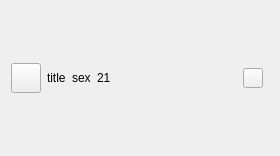
<?xml version="1.0" encoding="UTF-8"?>
<ui version="4.0">
 <class>TNSearchDataItemWidget</class>
 <widget class="QWidget" name="TNSearchDataItemWidget">
  <property name="geometry">
   <rect>
    <x>0</x>
    <y>0</y>
    <width>280</width>
    <height>156</height>
   </rect>
  </property>
  <property name="windowTitle">
   <string>TNSearchDataItemWidget</string>
  </property>
  <layout class="QHBoxLayout" name="horizontalLayout_3">
   <item>
    <layout class="QHBoxLayout" name="horizontalLayout_2">
     <item>
      <layout class="QVBoxLayout" name="verticalLayout_2">
       <item>
        <spacer name="verticalSpacer_3">
         <property name="orientation">
          <enum>Qt::Vertical</enum>
         </property>
         <property name="sizeHint" stdset="0">
          <size>
           <width>20</width>
           <height>40</height>
          </size>
         </property>
        </spacer>
       </item>
       <item>
        <widget class="TNAvatorButton" name="btnItemPhotoIcon">
         <property name="minimumSize">
          <size>
           <width>30</width>
           <height>30</height>
          </size>
         </property>
         <property name="maximumSize">
          <size>
           <width>30</width>
           <height>30</height>
          </size>
         </property>
         <property name="styleSheet">
          <string notr="true"/>
         </property>
         <property name="text">
          <string/>
         </property>
         <property name="iconSize">
          <size>
           <width>40</width>
           <height>40</height>
          </size>
         </property>
         <property name="flat">
          <bool>false</bool>
         </property>
        </widget>
       </item>
       <item>
        <spacer name="verticalSpacer_4">
         <property name="orientation">
          <enum>Qt::Vertical</enum>
         </property>
         <property name="sizeHint" stdset="0">
          <size>
           <width>20</width>
           <height>40</height>
          </size>
         </property>
        </spacer>
       </item>
      </layout>
     </item>
     <item>
      <layout class="QVBoxLayout" name="verticalLayout">
       <item>
        <spacer name="verticalSpacer">
         <property name="orientation">
          <enum>Qt::Vertical</enum>
         </property>
         <property name="sizeHint" stdset="0">
          <size>
           <width>20</width>
           <height>40</height>
          </size>
         </property>
        </spacer>
       </item>
       <item>
        <layout class="QHBoxLayout" name="horizontalLayout">
         <property name="rightMargin">
          <number>6</number>
         </property>
         <item>
          <widget class="TNElidedLabelV2" name="labelItemTitle">
           <property name="text">
            <string>title</string>
           </property>
          </widget>
         </item>
         <item>
          <widget class="QLabel" name="sexLabel">
           <property name="minimumSize">
            <size>
             <width>0</width>
             <height>0</height>
            </size>
           </property>
           <property name="text">
            <string>sex</string>
           </property>
          </widget>
         </item>
         <item>
          <widget class="QLabel" name="ageLabel">
           <property name="minimumSize">
            <size>
             <width>0</width>
             <height>0</height>
            </size>
           </property>
           <property name="text">
            <string>21</string>
           </property>
          </widget>
         </item>
         <item>
          <spacer name="horizontalSpacer">
           <property name="orientation">
            <enum>Qt::Horizontal</enum>
           </property>
           <property name="sizeHint" stdset="0">
            <size>
             <width>40</width>
             <height>20</height>
            </size>
           </property>
          </spacer>
         </item>
         <item>
          <widget class="QLabel" name="exchangeArrow">
           <property name="minimumSize">
            <size>
             <width>14</width>
             <height>14</height>
            </size>
           </property>
           <property name="maximumSize">
            <size>
             <width>14</width>
             <height>14</height>
            </size>
           </property>
           <property name="text">
            <string/>
           </property>
          </widget>
         </item>
         <item>
          <widget class="TNAvatorButton" name="btnItemMyPhotoIcon">
           <property name="minimumSize">
            <size>
             <width>20</width>
             <height>20</height>
            </size>
           </property>
           <property name="maximumSize">
            <size>
             <width>20</width>
             <height>20</height>
            </size>
           </property>
           <property name="styleSheet">
            <string notr="true"/>
           </property>
           <property name="text">
            <string/>
           </property>
           <property name="iconSize">
            <size>
             <width>20</width>
             <height>20</height>
            </size>
           </property>
           <property name="flat">
            <bool>false</bool>
           </property>
          </widget>
         </item>
        </layout>
       </item>
       <item>
        <spacer name="verticalSpacer_2">
         <property name="orientation">
          <enum>Qt::Vertical</enum>
         </property>
         <property name="sizeHint" stdset="0">
          <size>
           <width>20</width>
           <height>40</height>
          </size>
         </property>
        </spacer>
       </item>
      </layout>
     </item>
    </layout>
   </item>
  </layout>
 </widget>
 <layoutdefault spacing="6" margin="11"/>
 <customwidgets>
  <customwidget>
   <class>TNAvatorButton</class>
   <extends>QPushButton</extends>
   <header>tnavatorbutton.h</header>
  </customwidget>
  <customwidget>
   <class>TNElidedLabelV2</class>
   <extends>QLabel</extends>
   <header location="global">TNElidedLabelV2.h</header>
  </customwidget>
 </customwidgets>
 <resources/>
 <connections/>
</ui>
